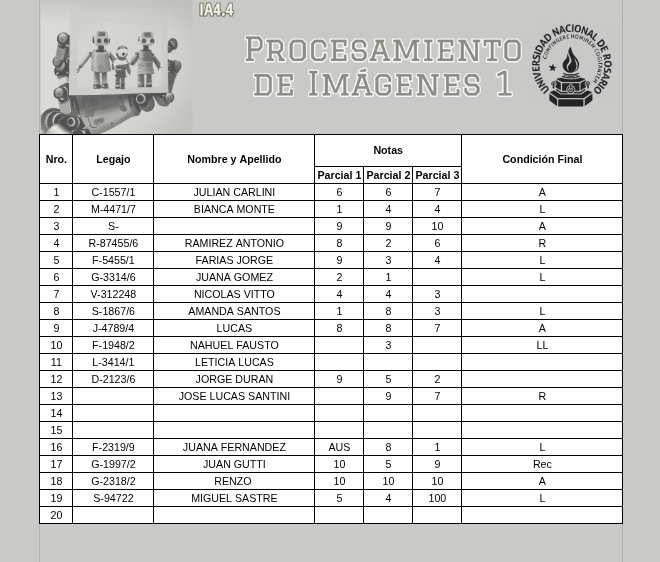
#> input picture TP1/source/grade_sheet_2.png, 660 x 562 px, found by its file name; its folder holds 4 pictures in this run
$ python problema_2_test.py
#> lines starting #> are read from the running program, lines starting #| are printed output that depends on the picture; after the words box and inside, x2 and y2 are one past the last pixel; in counts of white or black regions, pixels touching at a corner belong together
import cv2
import numpy as np
import matplotlib.pyplot as plt
import pandas as pd

def buscar_letras(crop_celda, umbral=170, area_minima=2):
    """
    Función para detectar caracteres en una celda de una hoja de calificaciones.
    Parámetros:
    - crop_celda: imagen recortada de la celda
    - umbral: umbral para la binarización
    - area_minima: área mínima para considerar un componente como un carácter
    Retorna:
    - caracteres: lista de diccionarios con información de cada carácter detectado
    - cantidad: número de caracteres detectados
    """

    # 1. Convertir a escala de grises si es necesario
    if len(crop_celda.shape) == 3:
        crop = cv2.cvtColor(crop_celda, cv2.COLOR_BGR2GRAY)
    else:
        crop = crop_celda

    # 2. Aplicar el umbral (Binarización)
    _, img_binaria = cv2.threshold(crop, umbral, 255, cv2.THRESH_BINARY_INV)

    # 3. Obtener componentes conectadas
    num_labels, labels, stats, centroids = cv2.connectedComponentsWithStats(img_binaria, connectivity=8)

    # 4. Filtrar por área mínima
    # Empezamos en 1 para omitir el fondo (label 0)
    caracteres = []
    cantidad = 0
    for i in range(1, num_labels):
        area = stats[i, cv2.CC_STAT_AREA]
        if area >= area_minima:
            cantidad += 1
            caracteres.append({
                "componente": i,
                "bbox_xywh": (stats[i, 0], stats[i, 1], stats[i, 2], stats[i, 3]), # x, y, w, h
                "area": area,
                "centroide": centroids[i] #(cx,cy)
            })
    return caracteres, cantidad

# [74 lines left out: functions clasificar_letra, contar_palabras, not called in this run]


#========================================================================================
#Comienzo del código para procesar las hojas de calificaciones
#========================================================================================

#hojas = ["1", "2", "3", "4"]
hojas = ["2"]

#Itero sobre cada hoja de calificaciones

for hoja in hojas:
    img = cv2.imread(
        f"./git/TUIA_PDI_TP1_2026_C2_outl/TP1/source/grade_sheet_{hoja}.png",
        cv2.IMREAD_GRAYSCALE
    )
#> img: shape (562, 660); min 0, max 255, mean 216

    # Binarizamos la imagen para detectar las líneas oscuras de la grilla
    img_binaria = img < 10
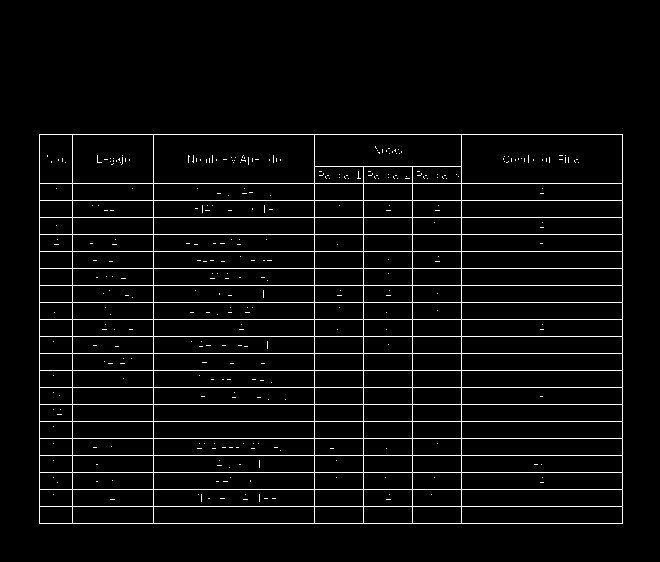
#> img_binaria: shape (562, 660) bool; 4.5% white in thin lines or dots, all inside (x1, y1, x2, y2) = (39, 134, 623, 524)

    # Determino la posición de las líneas horizontales y verticales para segmentar la hoja en celdas
    img_rows = np.sum(img_binaria, axis=1)
#> img_rows = 562 values, max 584 at index 134, min 0 at index 0, mean 29.83
    img_cols = np.sum(img_binaria, axis=0)
#> img_cols = 660 values, max 390 at index 39, min 0 at index 0, mean 25.4

    # Identifico las posiciones de las líneas horizontales y verticales
    (linea_horizontal, ) = np.where(img_rows >= (img_rows.max() - 2))
#> linea_horizontal = 22 values from 134 to 523
    alto_columna = linea_horizontal[-1] - linea_horizontal[1]
#> alto_columna = 340
    (linea_vertical, ) = np.where(img_cols > alto_columna)
#> linea_vertical = [39, 72, 153, 314, 363, 412, 461, 622]

    # Itero sobre cada línea horizontal para extraer las celdas correspondientes a Legajo, Nombre, Parcial 1,
    # Parcial 2, Parcial 3 y Condición Final
    for i in range(1, len(linea_horizontal) - 1):
        linea_superior = linea_horizontal[i] + 2
        linea_inferior = linea_horizontal[i + 1] - 2
        crop_legajo = img[linea_superior:linea_inferior, linea_vertical[1]+2:linea_vertical[2]-2]
        crop_nombre = img[linea_superior:linea_inferior, linea_vertical[2]+2:linea_vertical[3]-2]
        crop_parcial_1 = img[linea_superior:linea_inferior, linea_vertical[3]+2:linea_vertical[4]-2]
        crop_parcial_2 = img[linea_superior:linea_inferior, linea_vertical[4]+2:linea_vertical[5]-2]
        crop_parcial_3 = img[linea_superior:linea_inferior, linea_vertical[5]+2:linea_vertical[6]-2]
        crop_condicion_final = img[linea_superior:linea_inferior, linea_vertical[6]+2:linea_vertical[7]-2]

        #Verificar campo Legajo ==============================================================
        caracteres, cantidad = buscar_letras(crop_legajo, umbral=138, area_minima=3)

        print(f"Legajo {i}: {cantidad} letras detectadas.")
        plt.imshow(crop_legajo, cmap="gray")
        plt.title(f"Hoja {hoja} - Legajo {i}: {cantidad} letras detectadas.")
        plt.show()

        """

        #Verificar campo Nombre ==============================================================
        caracteres_nombre, cantidad_letras = buscar_letras(
            crop_nombre, umbral=138, area_minima=6
        )
        cantidad_palabras = contar_palabras(caracteres_nombre, umbral_espacio=6)

        print(f"Legajo {i}: {cantidad_palabras} palabras detectadas.")
        plt.imshow(crop_nombre, cmap="gray")
        plt.title(f"Hoja {hoja} - Nombre {i}: {cantidad_letras} letras detectadas y {cantidad_palabras} palabras detectadas.")
        plt.show()


        #Verificar campo Parcial_1 ==============================================================
        caracteres_parcial_1, cantidad_letras = buscar_letras(
            crop_parcial_1, umbral=138, area_minima=9
        )
        cantidad_palabras = contar_palabras(caracteres_parcial_1, umbral_espacio=2)

        print(f"Legajo {i}: {cantidad_palabras} palabras detectadas.")
        plt.imshow(crop_parcial_1, cmap="gray")
        plt.title(f"Hoja {hoja} - Parcial 1 Linea Nro: {i}: {cantidad_letras} letras detectadas.")
        plt.show()


        #Verificar campo Parcial_2 ==============================================================
        caracteres_parcial_2, cantidad_letras = buscar_letras(
            crop_parcial_2, umbral=138, area_minima=9
        )
        cantidad_palabras = contar_palabras(caracteres_parcial_2, umbral_espacio=2)

        print(f"Legajo {i}: {cantidad_palabras} palabras detectadas.")
        plt.imshow(crop_parcial_2, cmap="gray")
        plt.title(f"Hoja {hoja} - Parcial 2 Linea Nro: {i}: {cantidad_letras} letras detectadas.")
        plt.show()


        #Verificar campo Parcial_3 ==============================================================
        caracteres_parcial_3, cantidad_letras = buscar_letras(
            crop_parcial_3, umbral=138, area_minima=9
        )
        cantidad_palabras = contar_palabras(caracteres_parcial_3, umbral_espacio=2)

        print(f"Legajo {i}: {cantidad_palabras} palabras detectadas.")
        plt.imshow(crop_parcial_3, cmap="gray")
        plt.title(f"Hoja {hoja} - Parcial 3 Linea Nro: {i}: {cantidad_letras} letras detectadas.")
        plt.show()


        #Verificar campo condicion final ==============================================================
        caracteres_condicion_final, cantidad_letras = buscar_letras(
            crop_condicion_final, umbral=138, area_minima=9
        )
        cantidad_palabras = contar_palabras(caracteres_condicion_final, umbral_espacio=2)
        if caracteres_condicion_final:
            c = caracteres_condicion_final[0]["bbox_xywh"]
            crop_letra = crop_condicion_final[c[1]:c[1]+c[3], c[0]:c[0]+c[2]]
            calificacion = clasificar_letra(crop_letra)
        else:
            calificacion = "No detectada"

        # Debe contener 1 unica letra (A, R, L)
        if cantidad_letras != 1:
            campo_condicion_final = "MAL"
            calificacion = "No detectada"
        else:
            campo_condicion_final = "OK"

        print(f"Condición Final: {campo_condicion_final} ({calificacion})")
        print(f"Legajo {i}: Calificación detectada: {calificacion}")

        print(f"Legajo {i}: {cantidad_palabras} palabras detectadas.")
        plt.imshow(crop_condicion_final, cmap="gray")
        plt.title(f"Hoja {hoja} - Condición Final Linea Nro: {i}: Calificación detectada: {calificacion}")
        plt.show()

        """
#> this loop made 20 passes
#| Legajo 1: 8 letras detectadas.
#| Legajo 2: 7 letras detectadas.
#| Legajo 3: 1 letras detectadas.
#| Legajo 4: 8 letras detectadas.
#| Legajo 5: 7 letras detectadas.
#| Legajo 6: 8 letras detectadas.
#| Legajo 7: 7 letras detectadas.
#| Legajo 8: 8 letras detectadas.
#> (further printed lines are left out)
#> pass 1, `plt.show()`:
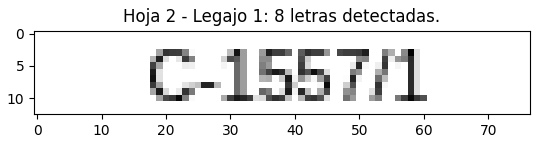
#> figure drawn by matplotlib, 1 panel
#> pass 2, `plt.show()`:
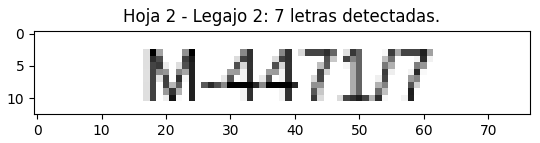
#> figure drawn by matplotlib, 1 panel
